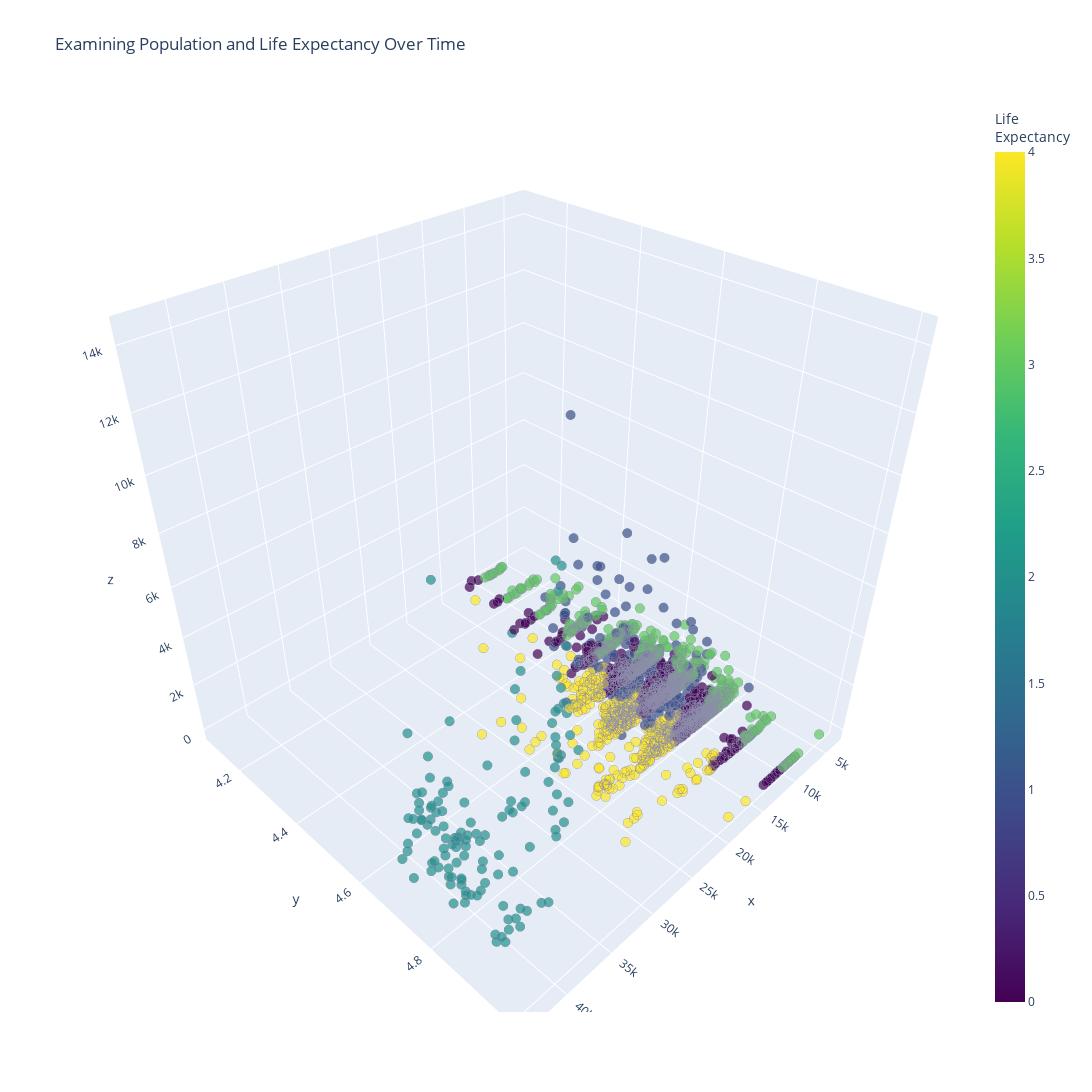

The cell this chart's notebook holds for it:
### Code cell
# clustering_col=['Rate','Reviewer_Number','Vendor_Points']
## 抓 Cluster Label
cluster_label_frame = cluster_df.Cluster.to_frame()

## back to original data to add label
new_cluster_frame = pd.concat([copy_features,cluster_label_frame],axis=1)
display(new_cluster_frame)

new_cluster_frame_3d = new_cluster_frame.copy()
RFM_3d(1,new_cluster_frame_3d,'Vendor_Points','Rate','Reviewer_Number')
display(new_cluster_frame_3d)

### Figure 1 — Plotly figure (JSON) as saved in the notebook; plotly's stock layout.template omitted (floating-point values rounded to 4 significant figures; data arrays with more than 128 entries replaced by an {"elided": "..."} marker saying what was removed)
{"data": [{"marker": {"color": {"elided": "2068 int values"}, "colorbar": {"title": {"text": "Life<br>Expectancy"}}, "colorscale": [[0, "#440154"], [0.1111, "#482878"], [0.2222, "#3e4989"], [0.3333, "#31688e"], [0.4444, "#26828e"], [0.5556, "#1f9e89"], [0.6667, "#35b779"], [0.7778, "#6ece58"], [0.8889, "#b5de2b"], [1, "#fde725"]], "line": {"color": "rgb(140, 140, 170)"}, "size": {"elided": "2068 int values"}, "sizemode": "diameter", "sizeref": 750}, "mode": "markers", "type": "scatter3d", "x": {"elided": "2068 int values"}, "y": {"elided": "2068 float values"}, "z": {"elided": "2068 int values"}}], "layout": {"height": 1500, "title": {"text": "Examining Population and Life Expectancy Over Time"}, "width": 1500}}
